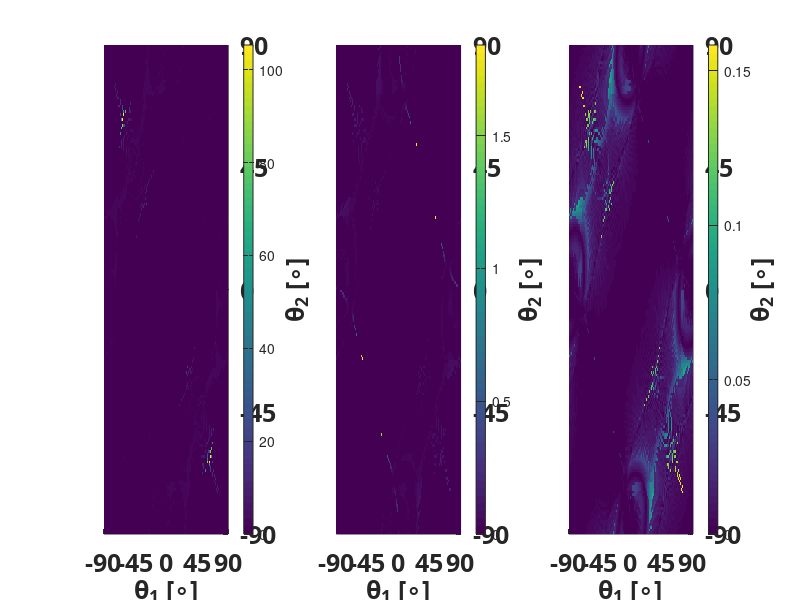

Reproduce this figure in MATLAB.
clc
clear all
close all
load('ErrorData_1_2_T85_a30_b10.mat')
t1 = -90:1:90;
t2 = -90:1:90;

figure(1)
frontsize = 18;
subplot(1,3,1)
pcolor(t1,t2,theta_error_1');
colorbar
shading flat
set(gca,'YaxisLocation','right','Box','off','FontSize',frontsize,'FontWeight','bold','FontName','Calibri','XTick',[-90 -45 0 45 90],'XTickLabel',...
    {'-90','-45','0','45','90'},'YAxisLocation','right','YTick',...
    [-90 -45 0 45 90]);
xlabel('\theta_1 [\circ]','FontSize',frontsize,'FontWeight','bold','FontName','Calibri')
ylabel('\theta_2 [\circ]','FontSize',frontsize,'FontWeight','bold','FontName','Calibri')


subplot(1,3,2)
pcolor(t1,t2,a_error_1');
colorbar
shading flat
set(gca,'YaxisLocation','right','Box','off','FontSize',frontsize,'FontWeight','bold','FontName','Calibri','XTick',[-90 -45 0 45 90],'XTickLabel',...
    {'-90','-45','0','45','90'},'YAxisLocation','right','YTick',...
    [-90 -45 0 45 90]);
xlabel('\theta_1 [\circ]','FontSize',frontsize,'FontWeight','bold','FontName','Calibri')
ylabel('\theta_2 [\circ]','FontSize',frontsize,'FontWeight','bold','FontName','Calibri')

subplot(1,3,3)
pcolor(t1,t2,b_error_1');
colorbar
shading flat
set(gca,'YaxisLocation','right','Box','off','FontSize',frontsize,'FontWeight','bold','FontName','Calibri','XTick',[-90 -45 0 45 90],'XTickLabel',...
    {'-90','-45','0','45','90'},'YAxisLocation','right','YTick',...
    [-90 -45 0 45 90]);
xlabel('\theta_1 [\circ]','FontSize',frontsize,'FontWeight','bold','FontName','Calibri')
ylabel('\theta_2 [\circ]','FontSize',frontsize,'FontWeight','bold','FontName','Calibri')

%%
% ratio1_1 = sum(sum(theta_error_1<1))/(length(t1)*length(t2))
% ratio1_2 = sum(sum(theta_error_1<5))/(length(t1)*length(t2))
% ratio2_1 = sum(sum(a_error_1<0.02))/(length(t1)*length(t2))
% ratio2_2 = sum(sum(a_error_1<0.1))/(length(t1)*length(t2))
% ratio3_1 = sum(sum(b_error_1<0.02))/(length(t1)*length(t2))
% ratio3_2 = sum(sum(b_error_1<0.1))/(length(t1)*length(t2))